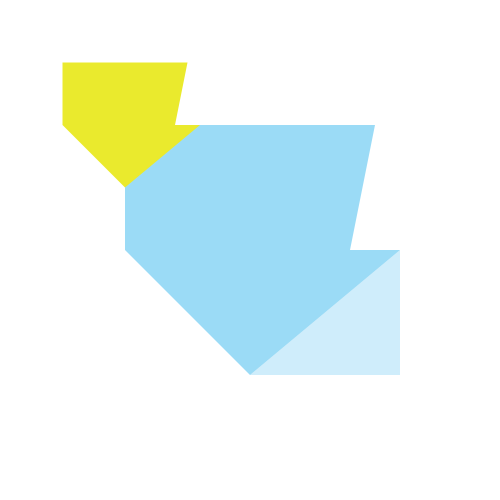
Frame 1 (no input)
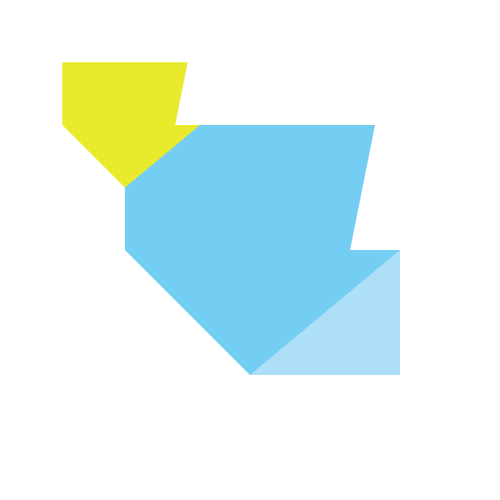
Frame 2 (the mouse pressed at the canvas centre, redrawn once)

The Processing sketch that drew these frames (run headless with seeded random() and noise(); the mouse was pressed at the canvas centre and the sketch redrawn once):

// Processing sketch: processing_82920
// ── processing_82920.pde

void setup()
{
  size(500,500);
  background(255);
  smooth();
}

void draw()
{
  //Triangle bleu
  noStroke();
  fill(91,195,241,75);
beginShape();
vertex(400,250);
vertex(400,375);
vertex(250,375);
vertex(400,250);
endShape(CLOSE);

//forme bleu centre
  noStroke();
  fill(91,195,241,155);
 beginShape();
vertex(125,125);
vertex(375,125);
vertex(350,250);
vertex(400,250);
vertex(250,375);
vertex(125,250);
endShape(CLOSE);

//forme verte réduite 50%
fill(234,234,45,255);
scale(0.5);
  beginShape();
vertex(125,125);
vertex(375,125);
vertex(350,250);
vertex(400,250);
vertex(250,375);
vertex(125,250);
endShape(CLOSE);


noLoop();  
}
